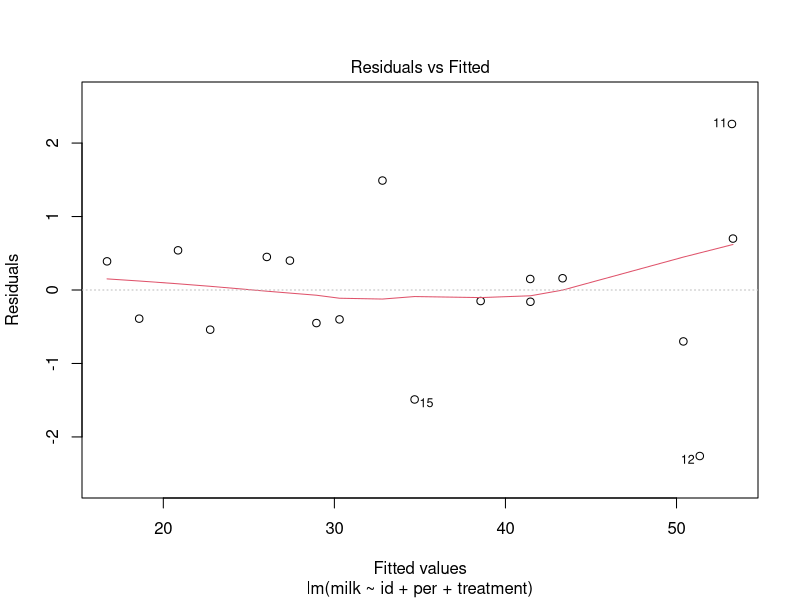
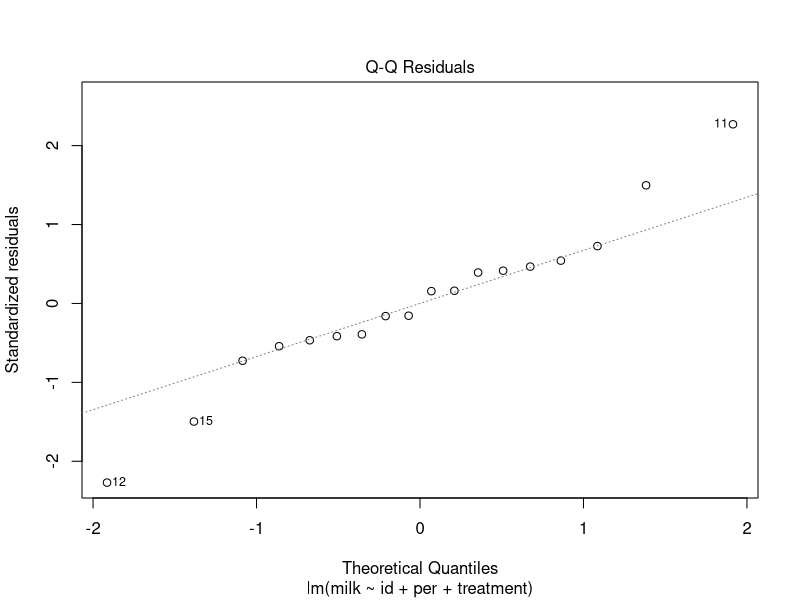
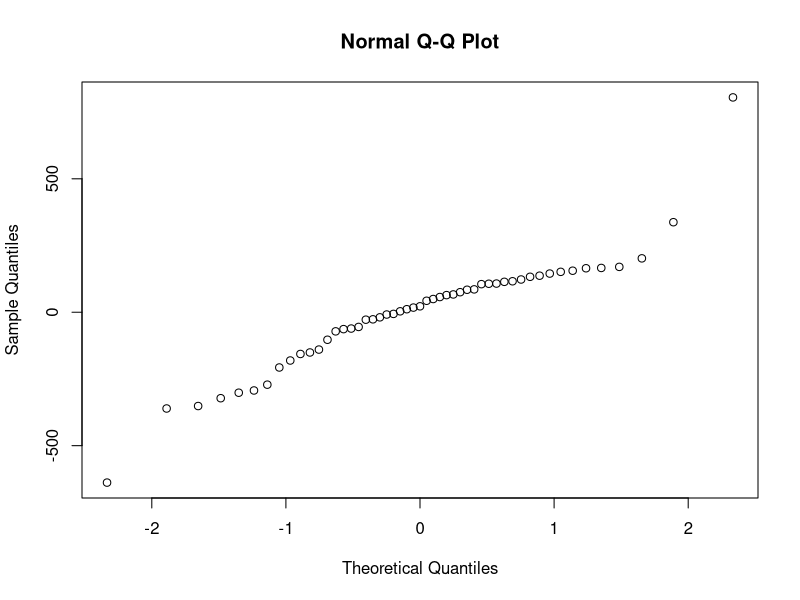
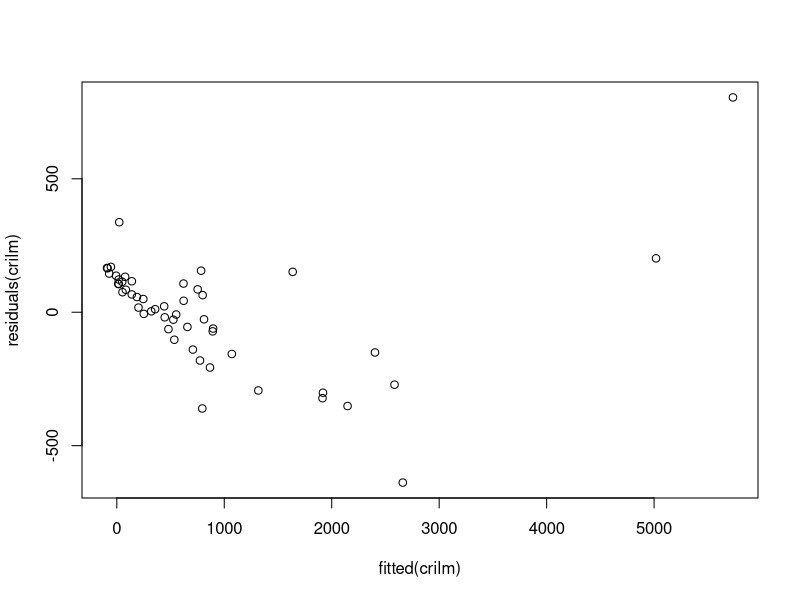

These figures' R source, in order:
## ---- chunk 1
library(lme4)
# load data
cow=read.table("cow.txt",header=TRUE)
cow$treatment=factor(cow$treatment)
cow$id=factor(cow$id)
cow$per=factor(cow$per)
cow$order=factor(cow$order)
attach(cow)
## ---- chunk 2
plot(lm(milk~id+per+treatment), 1)
plot(lm(milk~id+per+treatment), 2)
## ---- chunk 3
# boxplot(milk~treatment)

# fixed effect analysis, slide 20 lecture 6




print("ANOVA")
anova(lm(milk~id+per+treatment))

print("LM summary")
summary((lm(milk~id+per+treatment)))


## ---- chunk 4
cowlmer = lmer(milk~order+per+treatment+(1|id))
cowlmer_reduced = lmer(milk~order+per+(1|id), REML=FALSE)
(anova(cowlmer_reduced, cowlmer))
## ---- chunk 5
t.test(milk[treatment=="A"],milk[treatment=="B"],paired=TRUE)
## ---- chunk 6
cowlmer = lmer(milk~order+treatment+per+(1|id))
cowlmer_reduced = lmer(milk~order+treatment+(1|id), REML=FALSE)
(anova(cowlmer_reduced, cowlmer))
## ---- chunk 7
library(lme4)
# load data
cri=read.table("expensescrime.txt",header=TRUE)
cri$state=as.factor(cri$state)
attach(cri)
## ---- chunk 8
crilm = (lm(expend~bad+crime+lawyers+employ+pop))
summary(crilm)
qqnorm(residuals(crilm))
plot(fitted(crilm),residuals(crilm))
